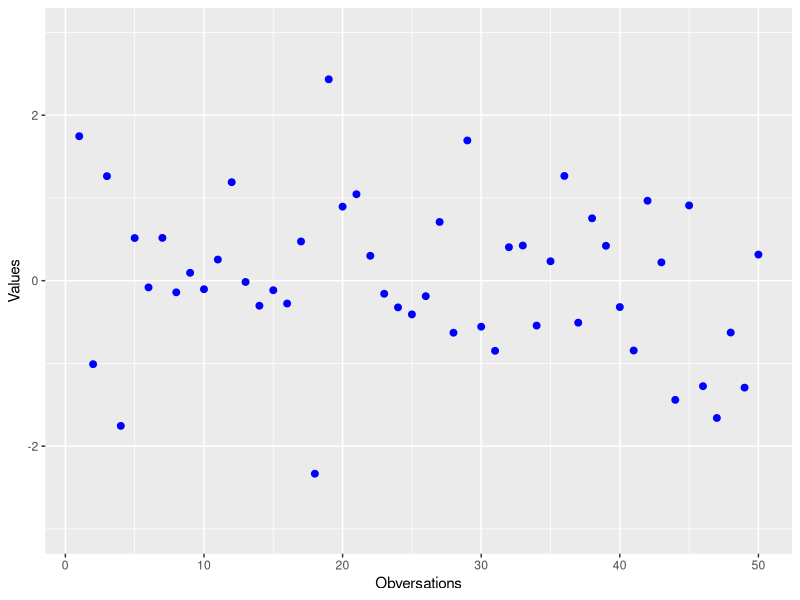

Reproduce this figure in R.
## ---- demographics
total.participants = function() {
    round(rnorm(1, 90, 30))
}

total.countries = function() {
    round(rnorm(1, 20, 5))
}

## ---- simple-plot
library("ggplot2")
df = data.frame(x=1:50, y=rnorm(50))
plt = ggplot(df) + geom_point(aes(x, y), color='blue', size=2) +
    xlab("Obversations") + ylab("Values") + ylim(-3,3)
suppressWarnings(print(plt))

## ---- simple-table
x <- round(rnorm(5, 10, 3))
y <- round(rnorm(5, 10, 3))
matr = data.frame(x, y, sum=x+y, ratio=x/y, diff=abs(x-y))
matr$sum_big = ifelse(matr$sum>20, "yes", "no")
matr$same = ifelse(matr$diff==0, "yes", "no")
library(knitr)
kable(matr, digits=2, booktabs=TRUE)
